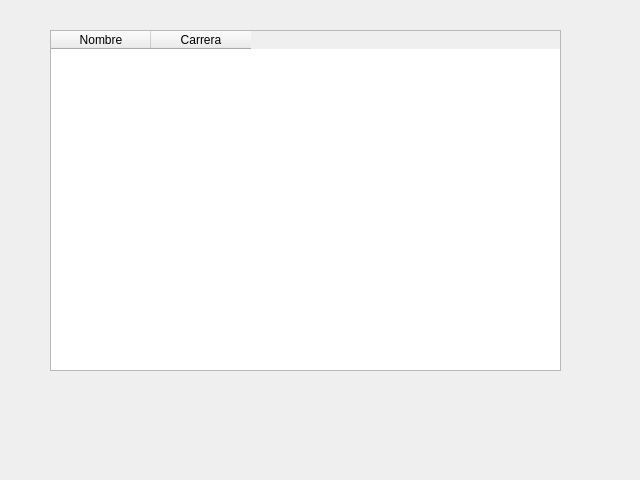
<?xml version="1.0" encoding="UTF-8"?>
<ui version="4.0">
 <class>DialogIntegrantes</class>
 <widget class="QDialog" name="DialogIntegrantes">
  <property name="geometry">
   <rect>
    <x>0</x>
    <y>0</y>
    <width>640</width>
    <height>480</height>
   </rect>
  </property>
  <property name="windowTitle">
   <string>Integrantes delphia</string>
  </property>
  <widget class="QTableWidget" name="tblIntegrantes">
   <property name="geometry">
    <rect>
     <x>50</x>
     <y>30</y>
     <width>511</width>
     <height>341</height>
    </rect>
   </property>
   <column>
    <property name="text">
     <string>Nombre</string>
    </property>
   </column>
   <column>
    <property name="text">
     <string>Carrera</string>
    </property>
   </column>
  </widget>
 </widget>
 <resources/>
 <connections/>
</ui>
